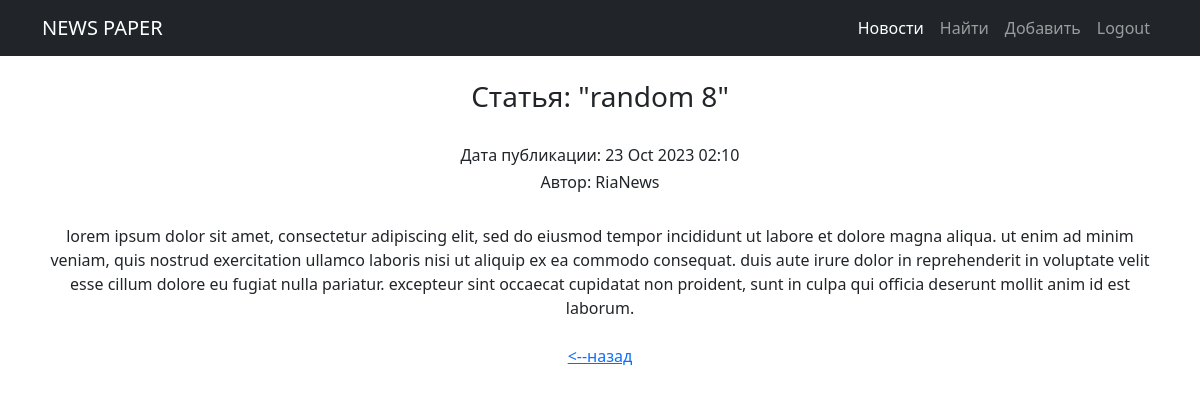
The page /news/20/ (signed in) on the database its author committed.
### news/models.py (models this page shows, shortened)
class Post(models.Model):
    author = models.ForeignKey(Author, on_delete=models.CASCADE)
    NEWS = 'NW'
    ARTICLE = 'AR'
    CATEGORY_CHOICES = (
        (NEWS, 'Новость'),
        (ARTICLE, 'Статья')
    )
    categoryType = models.CharField(max_length=2, choices=CATEGORY_CHOICES, default=ARTICLE)
    dateCreation = models.DateTimeField(auto_now_add=True)
    postCategory = models.ManyToManyField(Category, through='PostCategory')
    title = models.CharField(max_length=128)
    text = models.TextField()
    rating = models.SmallIntegerField(default=0)

class Author(models.Model):
    authorUser = models.OneToOneField(User, on_delete=models.CASCADE)
    ratingAuthor = models.SmallIntegerField(default=0)
    def __str__(self):
        return f'{self.authorUser}'

### news/views.py (the view)
# urls.py: path('<int:pk>/', cache_page(10*5) (PostDetailView.as_view()), name='post_detail'), # Ссылка на детали статьи   # добавим кэширование на детали
class PostDetailView(LoginRequiredMixin, DetailView):
    template_name = 'news/post_detail.html'
    queryset = Post.objects.all()

### news/templatetags/custom_filters.py (called while the page is built)
@register.filter(name='censor') # регистрируем наш фильтр под именем censor,
def censor(censor_text): # первый аргумент здесь — это то значение, к которому надо применить фильтр,
    for word in censor_words:
        censor_text = censor_text.lower().replace(word.lower(), '(***ВЫРЕЗАНО ЦЕНЗУРОЙ***)')  # переводим в строчные буквы, заменяем на *censor*
    return censor_text # возвращаемое функцией значение — это то значение, которое подставится к нам в шаблон

### news/templates/news/post_detail.html (shortened to what this page needs)
{% extends 'flatpages/default.html' %}
{% load custom_filters %}
{% block content %}
    <br>
    <h3>Статья: "{{ post.title|censor }}"</h3><br>
    <h6>Дата публикации: {{ post.dateCreation|date:'d M Y h:m' }}</h6>
    <h6>Автор: {{ post.author }}</h6>
    <br>
    {{ post.text|censor }}
    <br>
    <br>
    <a href="/news/"> <--назад </a>
{% endblock content %}

### rows shown on the page
Post: title|censor "random 8", dateCreation "23 Oct 2023 02:10", author "RiaNews", text|censor "lorem ipsum dolor sit amet, consectetur adipiscing elit, sed do eiusmod tempor incididunt ut labore et dolore magna aliqua. ut enim ad minim veniam, quis nostrud exercitation ullamco laboris nisi ut aliquip ex ea commodo consequat. duis aute irure dolor in reprehenderit in voluptate velit esse cillum dolore eu fugiat nulla pariatur. excepteur sint occaecat cupidatat non proident, sunt in culpa qui officia deserunt mollit anim id est laborum."
